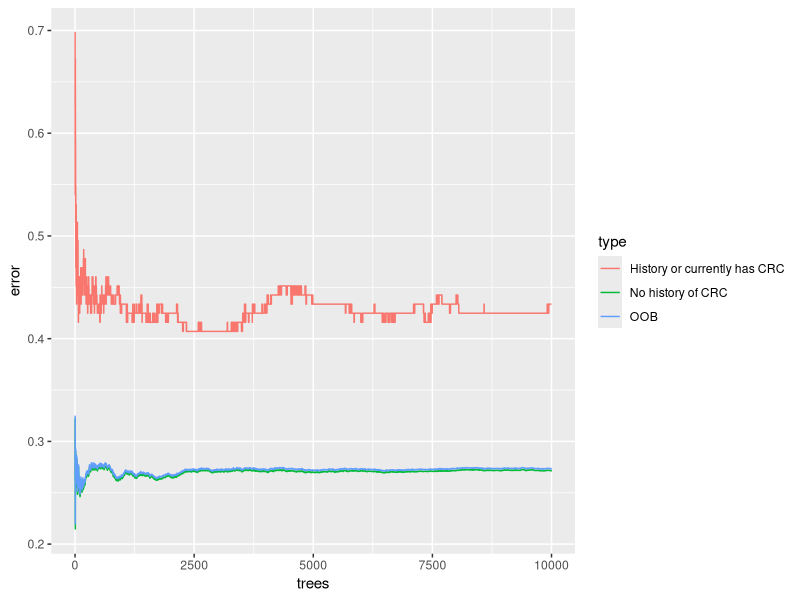
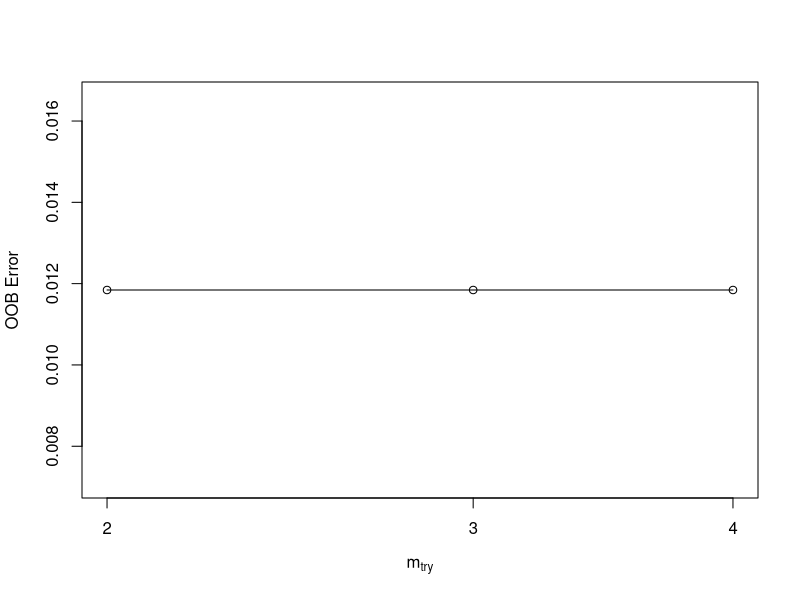
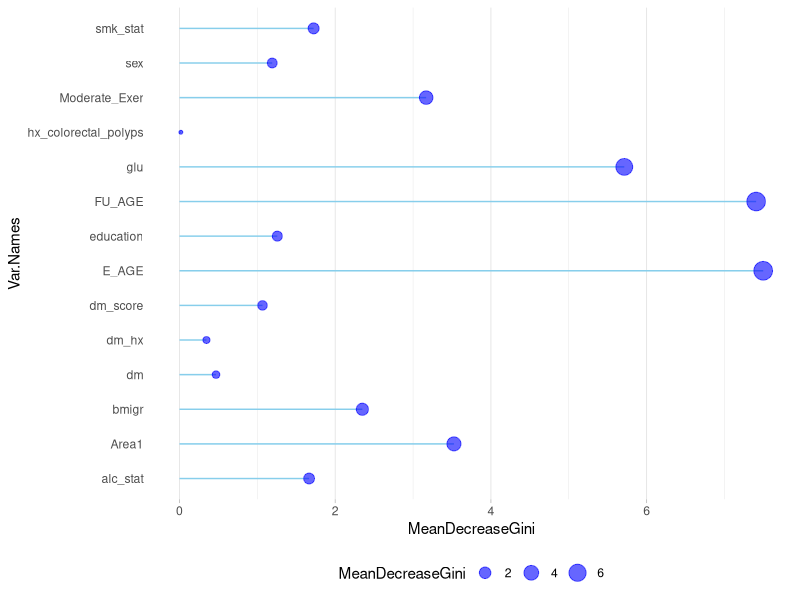

Recreate these plots in R, in order.
library(dplyr)
library(randomForest)
library(caret)
library(ggplot2)
library(tidyr)

### Setting up data ------------------------------------------------------------

data = read.csv("datasets/KMCC DM CRC.csv")

# set factor variables
var_ind = c(2,5,6,8,9,10,11,12,13,14,15,16)
for(i in 1:length(var_ind)){
  data[,var_ind[i]] = as.factor(data[,var_ind[i]])
}

new_data = data
miss_var_ind = c(11,12,14,15,16)
# if certain column values = 6 or 9, then replace the value with an NA
new_data[, miss_var_ind][new_data[,miss_var_ind] == 6 | new_data[,miss_var_ind] == 9] = NA

# remove observations with missing values
me_miss_ind = which(is.na(new_data$Moderate_Exer))
hx_miss_ind = which(is.na(new_data$hx_colorectal_polyps))
ed_miss_ind = which(is.na(new_data$education))
alc_miss_ind = which(is.na(new_data$alc_stat))
smk_miss_ind = which(is.na(new_data$smk_stat))
all_miss_ind = unique(c(me_miss_ind, hx_miss_ind, 
                        ed_miss_ind, alc_miss_ind, smk_miss_ind))
all_missing_data = new_data[all_miss_ind,]

# finalized dataset we are working with for modeling
remain_data = new_data[-all_miss_ind,]

### RANDOM FOREST MODELING with training data ----------------------------------

# 1. set seed
set.seed(692)

# 2. partition data for training and testing
train_index = createDataPartition(remain_data$CRC, p = .8, list = FALSE) %>% 
  as.vector(.)
train_data = (remain_data[train_index,])[,-1]
test_data = (remain_data[-train_index,])[,-1]

rf = randomForest(CRC ~ ., data = train_data, ntree = 10000, sampsize = c('0' = 40, '1' = 40))
print(rf)
#plot(rf)

# number of trees versus error plot
oob_data = data.frame(
  trees = rep(1:nrow(rf$err.rate), 3), 
  type = rep(c("OOB","No history of CRC","History or currently has CRC"), 
             each = nrow(rf$err.rate)),
  error = c(rf$err.rate[,"OOB"], rf$err.rate[,"0"], 
            rf$err.rate[,"1"]))
ggplot(data = oob_data, aes(x = trees, y= error)) + 
  geom_line(aes(color = type))

oob2_data = oob_data %>% pivot_wider(names_from = type, values_from = error)

tuneRF(train_data[,-1], train_data$CRC, ntreeTry=3000,
       stepFactor=1.5,improve=0.01, trace=TRUE, plot=TRUE)

# visualizing variable importance
# Get variable importance from the initial model fit using training data
imp_data = as.data.frame(importance(rf))
imp_data$Var.Names = row.names(imp_data)

# the higher the mean decrease gini = the higher the variable importance
ggplot(imp_data, aes(x=Var.Names, y=MeanDecreaseGini)) +
  geom_segment( aes(x=Var.Names, xend=Var.Names, y=0, yend=MeanDecreaseGini), color="skyblue") +
  geom_point(aes(size = MeanDecreaseGini), color="blue", alpha=0.6) +
  theme_light() +
  coord_flip() +
  theme(
    legend.position="bottom",
    panel.grid.major.y = element_blank(),
    panel.border = element_blank(),
    axis.ticks.y = element_blank()
  )

### USING RANDOM FOREST MODELING ON TESTING DATA -----------------------

rf_pred = predict(rf, test_data)
confusionMatrix(rf_pred, test_data$CRC)
